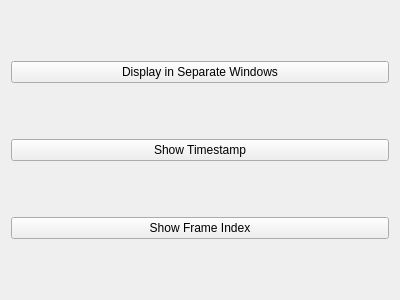
<?xml version="1.0" encoding="UTF-8"?>
<ui version="4.0">
 <class>FrameDisplay</class>
 <widget class="QWidget" name="FrameDisplay">
  <property name="geometry">
   <rect>
    <x>0</x>
    <y>0</y>
    <width>400</width>
    <height>300</height>
   </rect>
  </property>
  <property name="windowTitle">
   <string>Frame Display</string>
  </property>
  <layout class="QGridLayout" name="gridLayout">
   <item row="2" column="0">
    <widget class="QPushButton" name="pushButton_2">
     <property name="text">
      <string>Show Timestamp</string>
     </property>
    </widget>
   </item>
   <item row="1" column="0">
    <widget class="QPushButton" name="pushButton">
     <property name="text">
      <string>Display in Separate Windows</string>
     </property>
     <property name="checkable">
      <bool>false</bool>
     </property>
    </widget>
   </item>
   <item row="3" column="0">
    <widget class="QPushButton" name="pushButton_3">
     <property name="text">
      <string>Show Frame Index</string>
     </property>
    </widget>
   </item>
  </layout>
 </widget>
 <resources/>
 <connections/>
</ui>
